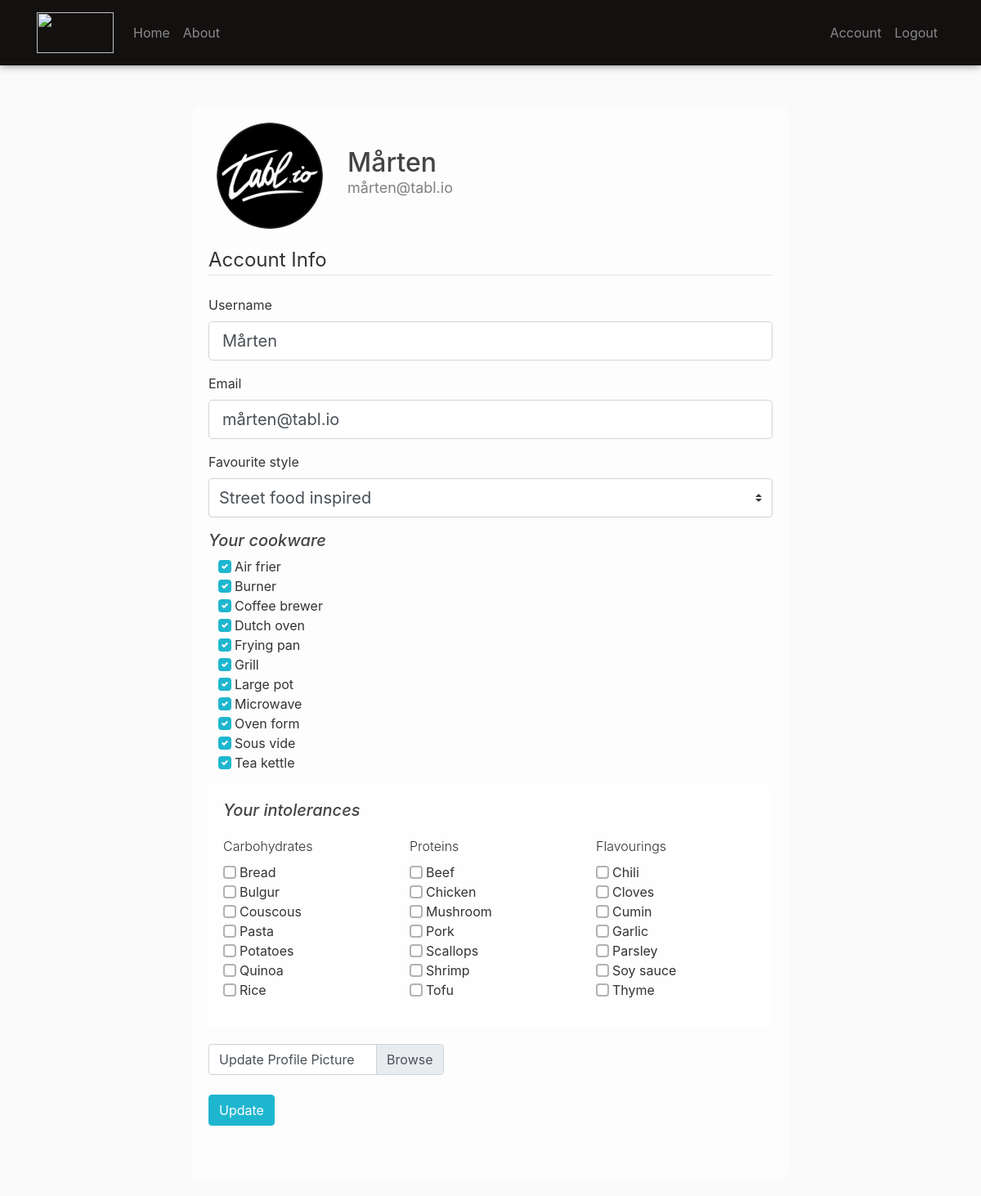
Page /account (signed in) on the committed database.
### tabl/models.py (models this page shows, shortened)
@dataclass  # dataclass is used to allow for converting objects to JSON in the webservice
class User(db.Model, UserMixin):
    is_admin   = db.Column(db.Boolean, nullable=False, default=False)
    id         = db.Column(db.Integer, primary_key=True)
    username   = db.Column(db.String(20), unique=True, nullable=False)
    email      = db.Column(db.String(120), unique=True, nullable=False)
    image_file = db.Column(db.String(20), nullable=False, default='tabl.png')
    password   = db.Column(db.String(60), nullable=False)
    user_intolerances = db.relationship('Ingredient', secondary=intolerances, lazy='subquery',
                                        backref=db.backref('intolerant', lazy=True))
    cookware          = db.relationship('Cookware', secondary=user_cookware, lazy='subquery',
                               backref=db.backref('cookware', lazy=True))
    user_style_id     = db.Column(db.Integer, db.ForeignKey('style.id'), nullable=False, default=0)

class Cookware(db.Model):
    id   = db.Column(db.Integer, primary_key=True)
    name = db.Column(db.String(40), unique=True, nullable=False)

class Ingredient(db.Model):
    id       = db.Column(db.Integer, primary_key=True)
    name     = db.Column(db.String(40), unique=True, nullable=False)
    category = db.Column(db.String(20), nullable=False) #Every ingredient belongs to a category (protein, spice, carbohydrates etc)

### tabl/routes.py (the view)
@app.route("/account", methods=['GET', 'POST'])
@login_required
def account():
    form = UpdateAccountForm()
    for style in Style.query.all():
        form.update_style.choices.append((style.id, style.name))
    for cookware in Cookware.query.order_by(Cookware.name).all():
        form.update_cookware.choices.append((cookware.id, cookware.name))
    for carb in Ingredient.query.filter_by(category='carbohydrates').order_by(Ingredient.name):
        form.update_carbs_intolerances.choices.append((carb.id, carb.name))
    for protein in Ingredient.query.filter_by(category='protein').order_by(Ingredient.name):
        form.update_protein_intolerances.choices.append((protein.id, protein.name))
    for flavouring in Ingredient.query.filter_by(category='flavouring').order_by(Ingredient.name):
        form.update_flavouring_intolerances.choices.append((flavouring.id, flavouring.name))
    if form.validate_on_submit():
        if form.picture.data:
            picture_file            = save_raw_picture(form.picture.data)
            current_user.image_file = picture_file
        current_user.username       = form.username.data
        current_user.email          = form.email.data
        current_user.user_style_id  = form.update_style.data
        current_user.user_intolerances.clear()
        current_user.cookware.clear()
        for cookware_id in form.update_cookware.data:
            cookware    = Cookware.query.get(cookware_id)
            current_user.cookware.append(cookware)
        for carb_id in form.update_carbs_intolerances.data:
            carbs       = Ingredient.query.get(carb_id)
            current_user.user_intolerances.append(carbs)
        for protein_id in form.update_protein_intolerances.data:
            proteins    = Ingredient.query.get(protein_id)
            current_user.user_intolerances.append(proteins)
        for flavouring_id in form.update_flavouring_intolerances.data:
            flavourings = Ingredient.query.get(flavouring_id)
            current_user.user_intolerances.append(flavourings)
        db.session.commit()
        flash('Your account has been updated!', 'success')
        return redirect(url_for('account'))
    elif request.method == 'GET':
        form.username.data          = current_user.username
        form.email.data             = current_user.email
        form.update_style.data      = current_user.user_style_id
        current_cookware = []  #CREATING A LIST FOR COOKWARE_ID IN CURRENT USER
        for cookware in current_user.cookware:
            current_cookware.append(cookware.id)
        form.update_cookware.data   = current_cookware #PRECHECKING OPTIONS ALREADY FILLED
        current_intolerances = []
        for intolerance in current_user.user_intolerances:
            current_intolerances.append(intolerance.id)
        form.update_carbs_intolerances.data      = current_intolerances
        form.update_protein_intolerances.data    = current_intolerances
        form.update_flavouring_intolerances.data = current_intolerances
    image_file = url_for('static', filename='profile_pics/' + current_user.image_file)
    return render_template('account.html',
                           title='Account',
                           image_file=image_file,
                           form=form)

### tabl/forms.py (shortened to what this page needs)
class UpdateAccountForm(FlaskForm):
    username = StringField('Username',
                           validators=[DataRequired(), Length(min=2, max=20)])
    email    = StringField('Email',
                        validators=[DataRequired(), Email()])
    update_style                   = SelectField('Favourite style', choices=[], coerce=int)
    update_cookware                = MultiCheckboxField('Your Cookware', choices=[], coerce=int)
    update_carbs_intolerances      = MultiCheckboxField('Carbohydrates', choices=[], coerce=int)
    update_protein_intolerances    = MultiCheckboxField('Proteins', choices=[], coerce=int)
    update_flavouring_intolerances = MultiCheckboxField('Flavourings', choices=[], coerce=int)
    picture         = FileField('Update Profile Picture', validators=[FileAllowed(['jpg', 'png'])])
    submit          = SubmitField('Update')

### tabl/__init__.py (called while the page is built)
def _fk_pragma_on_connect(db_api_con, con_record):
    db_api_con.execute('pragma foreign_keys=ON')

@app.after_request
def add_header(r):
    r.headers["Cache-Control"] = "no-cache, no-store, must-revalidate"
    r.headers["Pragma"] = "no-cache"
    r.headers["Expires"] = "0"
    r.headers['Cache-Control'] = 'public, max-age=0'
    return r

### tabl/models.py (called while the page is built)
@login_manager.user_loader
def load_user(user_id):
    return User.query.get(int(user_id))

### tabl/templates/account.html (shortened to what this page needs)
{% extends "layout.html" %}
{% block content %}
    <div class="content-section" style="background-color:rgba(255,255,255,0.65) ; border:none; padding-bottom: 50px; margin-top: 50px; border-radius: 10px;">
      <div class="media">
        <img class="rounded-circle account-img" style="width: 150px; height: 150px; background-size: cover; padding: 10px; margin-bottom:10px" src="{{ image_file }}">
        <div class="media-body">
          <h2 class="account-heading text-capitalize" style="padding-top:40px; padding-left:20px">{{ current_user.username }}</h2>
          <p class="text" style="margin-top:-10px;padding-left:20px; color:gray; font-size: 18px">{{ current_user.email }}</p>
        </div>
      </div>
        <form method="POST" action="" enctype="multipart/form-data">
            <fieldset class="form-group">
                <legend class="border-bottom mb-4">Account Info</legend>
                <div class="form-group">
                    {{ form.username.label(class="form-control-label") }}
                    {% if form.username.errors %}
                        {{ form.username(class="form-control form-control-lg is-invalid") }}
                        <div class="invalid-feedback">
                            {% for error in form.username.errors %}
                                <span>{{ error }}</span>
                            {% endfor %}
                        </div>
                    {% else %}
                        {{ form.username(class="form-control form-control-lg") }}
                    {% endif %}
                </div>
                <div class="form-group">
                    {{ form.email.label(class="form-control-label") }}
                    {% if form.email.errors %}
                        {{ form.email(class="form-control form-control-lg is-invalid") }}
                        <div class="invalid-feedback">
                            {% for error in form.email.errors %}
                                <span>{{ error }}</span>
                            {% endfor %}
                        </div>
                    {% else %}
                        {{ form.email(class="form-control form-control-lg") }}
                    {% endif %}
                </div>
                <div class="form-group">
                    {{ form.update_style.label(class="form-control-label") }}
                    {% if form.update_style.errors %}
                        {{ form.update_style(class="form-control form-control-lg is-invalid") }}
                        <div class="invalid-feedback">
                            {% for error in form.update_style.errors %}
                                <span>{{ error }}</span>
                            {% endfor %}
                        </div>
                    {% else %}
                        {{ form.update_style(class="custom-select form-control-lg") }}
                    {% endif %}
                </div>
                <h5><i> Your cookware </i> </h5>
                <div class="form-group custom-checkbox" style="padding-left: 12px">
                    {% for cookware in form.update_cookware %}
                        <div class="form-check">
                                {{ cookware.label(class="custom-control-label") }}
                        </div>
                    {% endfor %}
                </div>
                <div class="container" style="background-color:rgba(255,255,255,0.65); border-style: solid; border-width: medium; border-color: white; border-radius: 5px; padding: 15px; margin-bottom: 20px">
                    <h5 style="margin-bottom: 20px"><i> Your intolerances </i></h5>
                    <div class="row">
                        <div class="col">
                            <div class="form-group custom-checkbox">
                                {{ form.update_carbs_intolerances.label(class="form-control-label font-weight-light") }}
                                {% for carb in form.update_carbs_intolerances %}
                                    <div class="form-check">
                                            {{ carb.label(class="custom-control-label") }}
                                    </div>
                                {% endfor %}
                            </div>
                        </div>
                        <div class="col">
                            <div class="form-group custom-checkbox">
                                {{ form.update_protein_intolerances.label(class="form-control-label font-weight-light") }}
                                {% for carb in form.update_protein_intolerances %}
                                    <div class="form-check">
                                            {{ carb.label(class="custom-control-label") }}
                                    </div>
                                {% endfor %}
                            </div>
                        </div>
                        <div class="col">
                            <div class="form-group custom-checkbox">
                                {{ form.update_flavouring_intolerances.label(class="form-control-label font-weight-light") }}
                                {% for flavouring in form.update_flavouring_intolerances %}
                                    <div class="form-check">
                                            {{ flavouring.label(class="custom-control-label") }}
                                    </div>
                                {% endfor %}
                            </div>
                        </div>
                    </div>
                </div>
                <div class="form-group col-md-5">
                    {{ form.picture.label(class="custom-file-label") }}
                </div>
            </fieldset>
            <div class="form-group">
                {{ form.submit(class="btn btn-tabl") }}
            </div>
        </form>
    </div>
{% endblock content %}

### tabl/templates/layout.html (shortened to what this page needs)
<!DOCTYPE html>
<html>
    <head>
        <link rel="stylesheet" href="https://maxcdn.bootstrapcdn.com/bootstrap/4.0.0/css/bootstrap.min.css">
        <link rel="stylesheet" type="text/css" href="{{ url_for('static', filename='main.css') }}">
    </head>
    <body style="background-image: url('https://i.imgur.com/4ezYZAe.jpg'); background-size: cover; background-repeat: no-repeat">
        <header>
          <nav class="navbar navbar-expand-md navbar-dark fixed-top" style="background-color: #131010; height:80px">
            <div class="container">
              <a class="navbar-brand" href="home"><img src="https://i.imgur.com/ahKPuyi.png" width="94" height="50" alt=""></a>
              <div class="collapse navbar-collapse" id="navbarToggle">
                <div class="navbar-nav mr-auto">
                  <a id="home" class="nav-item nav-link" href="{{ url_for('home') }}">Home</a>
                  <a id="about" class="nav-item nav-link" href="{{ url_for('about') }}">About</a>
                </div>
                  <div class="navbar-nav">
                  {% if current_user.is_authenticated and current_user.is_admin==True %}
                      <a id="users" class="nav-item nav-link" href="{{ url_for('users') }}">Users</a>
                      <a id="edit_styles" class="nav-item nav-link" href="{{ url_for('edit_styles') }}">Styles</a>
                      <a id="edit_cookware" class="nav-item nav-link" href="{{ url_for('edit_cookware') }}">Cookware</a>
                      <a id="edit_ingredients" class="nav-item nav-link" href="{{ url_for('edit_ingredients') }}">Ingredients</a>
                      <a id="account" class="nav-item nav-link" href="{{ url_for('account') }}">Account</a>
                      <a id="logout" class="nav-item nav-link" href="{{ url_for('logout') }}">Logout</a>
                  {% elif current_user.is_authenticated %}
                      <a id="account" class="nav-item nav-link" href="{{ url_for('account') }}">Account</a>
                      <a id="logout" class="nav-item nav-link" href="{{ url_for('logout') }}">Logout</a>
                  {% else %}
                      <a id="login" class="nav-item nav-link" href="{{ url_for('login') }}">Login</a>
                      <a id="register" class="nav-item nav-link" href="{{ url_for('register') }}">Register</a>
                  {% endif %}
                </div>
              </div>
            </div>
          </nav>
        </header>
        <main role="main" class="container">
          <div class="row" style="place-content: center">
            <div class="col-md-8">
              {% block content %}{% endblock %}
            </div>
          </div>
        </main>
    </body>
</html>

### tabl/static/main.css (style rules this page uses)
body { background: #fafafa; color: #333333; margin-top: 5rem; }
h1, h2, h3, h4, h5, h6 { color: #444444; }
.navbar { -webkit-box-shadow: 0px 0px 10px 0px rgba(0,0,0,0.49); -moz-box-shadow: 0px 0px 10px 0px rgba(0,0,0,0.49); box-shadow: 0px 0px 10px 0px rgba(0,0,0,0.49); }
.content-section { background: #ffffff; padding: 10px 20px; border: 1px solid #dddddd; border-radius: 3px; margin-bottom: 20px; }
.btn-tabl { color:#fff; background-color: #1eb6ce; border-color: #1eb6ce; }
.custom-checkbox .custom-control-input:checked ~ .custom-control-label::before { background-color: #1eb6ce; border-style: none; }
.custom-checkbox .custom-control-input ~ .custom-control-label::before { background-color: #fff; border-color: rgba(0,0,0,0.3); border-style: solid; border-width: 2px; }
.custom-control-input:checked ~ .custom-control-label::before { color: #fff; }

### rows in the picture
User: username "Mårten", email "mårten@tabl.io"
Cookware: label "Air frier"
Cookware: label "Burner"
Cookware: label "Coffee brewer"
Cookware: label "Dutch oven"
Cookware: label "Frying pan"
Cookware: label "Grill"
Cookware: label "Large pot"
Cookware: label "Microwave"
Cookware: label "Oven form"
Cookware: label "Sous vide"
Cookware: label "Tea kettle"
Ingredient: label "Bread"
Ingredient: label "Bulgur"
Ingredient: label "Couscous"
Ingredient: label "Pasta"
Ingredient: label "Potatoes"
Ingredient: label "Quinoa"
Ingredient: label "Rice"
Ingredient: label "Beef"
Ingredient: label "Chicken"
Ingredient: label "Mushroom"
Ingredient: label "Pork"
Ingredient: label "Scallops"
Ingredient: label "Shrimp"
Ingredient: label "Tofu"
Ingredient: label "Chili"
Ingredient: label "Cloves"
Ingredient: label "Cumin"
Ingredient: label "Garlic"
Ingredient: label "Parsley"
Ingredient: label "Soy sauce"
Ingredient: label "Thyme"
